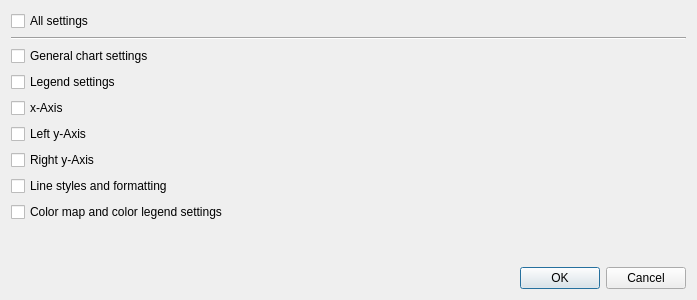
<?xml version="1.0" encoding="UTF-8"?>
<ui version="4.0">
 <class>SCI::ChartFormatSelectionDialog</class>
 <widget class="QDialog" name="SCI::ChartFormatSelectionDialog">
  <property name="geometry">
   <rect>
    <x>0</x>
    <y>0</y>
    <width>697</width>
    <height>300</height>
   </rect>
  </property>
  <property name="windowTitle">
   <string>Select settings to apply to current chart</string>
  </property>
  <layout class="QVBoxLayout" name="verticalLayout">
   <item>
    <widget class="QCheckBox" name="checkBoxAll">
     <property name="text">
      <string>All settings</string>
     </property>
    </widget>
   </item>
   <item>
    <widget class="Line" name="line">
     <property name="orientation">
      <enum>Qt::Horizontal</enum>
     </property>
    </widget>
   </item>
   <item>
    <widget class="QCheckBox" name="checkBoxGeneralOptions">
     <property name="text">
      <string>General chart settings</string>
     </property>
    </widget>
   </item>
   <item>
    <widget class="QCheckBox" name="checkBoxLegendOptions">
     <property name="text">
      <string>Legend settings</string>
     </property>
    </widget>
   </item>
   <item>
    <widget class="QCheckBox" name="checkBoxAxisX">
     <property name="text">
      <string>x-Axis</string>
     </property>
    </widget>
   </item>
   <item>
    <widget class="QCheckBox" name="checkBoxAxisYLeft">
     <property name="text">
      <string>Left y-Axis</string>
     </property>
    </widget>
   </item>
   <item>
    <widget class="QCheckBox" name="checkBoxAxisYRight">
     <property name="text">
      <string>Right y-Axis</string>
     </property>
    </widget>
   </item>
   <item>
    <widget class="QCheckBox" name="checkBoxLineFormats">
     <property name="text">
      <string>Line styles and formatting</string>
     </property>
    </widget>
   </item>
   <item>
    <widget class="QCheckBox" name="checkBoxColorMap">
     <property name="text">
      <string>Color map and color legend settings</string>
     </property>
    </widget>
   </item>
   <item>
    <spacer name="verticalSpacer">
     <property name="orientation">
      <enum>Qt::Vertical</enum>
     </property>
     <property name="sizeHint" stdset="0">
      <size>
       <width>20</width>
       <height>40</height>
      </size>
     </property>
    </spacer>
   </item>
   <item>
    <widget class="QDialogButtonBox" name="buttonBox">
     <property name="orientation">
      <enum>Qt::Horizontal</enum>
     </property>
     <property name="standardButtons">
      <set>QDialogButtonBox::Cancel|QDialogButtonBox::Ok</set>
     </property>
    </widget>
   </item>
  </layout>
 </widget>
 <resources/>
 <connections>
  <connection>
   <sender>buttonBox</sender>
   <signal>accepted()</signal>
   <receiver>SCI::ChartFormatSelectionDialog</receiver>
   <slot>accept()</slot>
   <hints>
    <hint type="sourcelabel">
     <x>248</x>
     <y>254</y>
    </hint>
    <hint type="destinationlabel">
     <x>157</x>
     <y>274</y>
    </hint>
   </hints>
  </connection>
  <connection>
   <sender>buttonBox</sender>
   <signal>rejected()</signal>
   <receiver>SCI::ChartFormatSelectionDialog</receiver>
   <slot>reject()</slot>
   <hints>
    <hint type="sourcelabel">
     <x>316</x>
     <y>260</y>
    </hint>
    <hint type="destinationlabel">
     <x>286</x>
     <y>274</y>
    </hint>
   </hints>
  </connection>
 </connections>
</ui>
